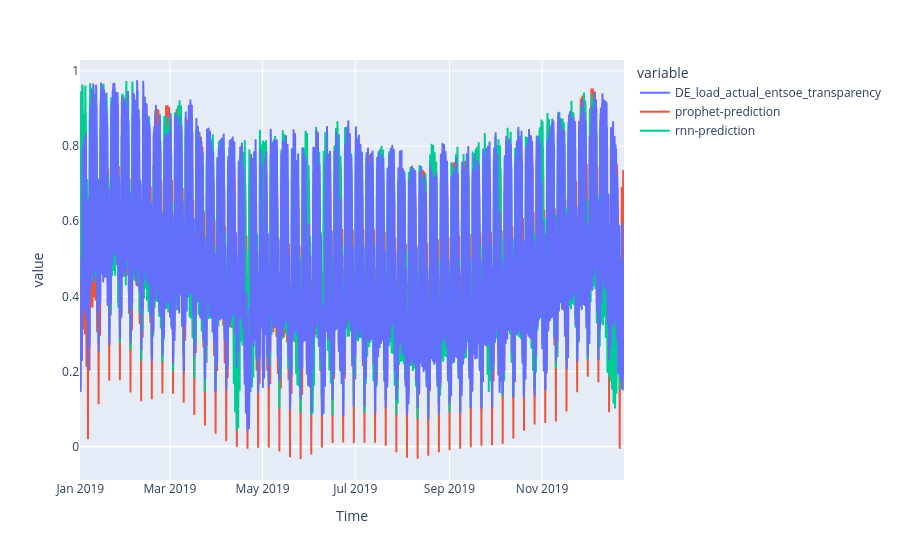

Notebook code for this chart:
### Code cell
import plotly.express as px
import plotly.graph_objects as go

fig = px.line(df_val[target].iloc[:NUM_PRED])
fig.add_trace(
    go.Scatter(
        x=df_val[target].iloc[:NUM_PRED].index,
        y=prophet_prediction["yhat"],
        mode="lines",
        line={"color": "#EF553B"},
        name="prophet-prediction",
    )
)
fig.add_trace(
    go.Scatter(
        x=df_val[target].iloc[:NUM_PRED].index,
        y=opsd_recurrent[PAR["forecast_horizon"] : NUM_PRED + PAR["forecast_horizon"]],
        mode="lines",
        name="rnn-prediction",
    )
)

fig.show()

### Figure 1 — Plotly figure (JSON) as saved in the notebook; plotly's stock layout.template omitted (floating-point values rounded to 4 significant figures; data arrays with more than 128 entries replaced by an {"elided": "..."} marker saying what was removed)
{"data": [{"hovertemplate": "variable=DE_load_actual_entsoe_transparency<br>Time=%{x}<br>value=%{y}<extra></extra>", "legendgroup": "DE_load_actual_entsoe_transparency", "line": {"color": "#636efa", "dash": "solid"}, "mode": "lines", "name": "DE_load_actual_entsoe_transparency", "showlegend": true, "type": "scattergl", "x": {"elided": "8595 str values"}, "xaxis": "x", "y": {"elided": "8595 float values"}, "yaxis": "y"}, {"line": {"color": "#EF553B"}, "mode": "lines", "name": "prophet-prediction", "type": "scatter", "x": {"elided": "8595 str values"}, "y": {"elided": "8619 float values"}}, {"mode": "lines", "name": "rnn-prediction", "type": "scatter", "x": {"elided": "8595 str values"}, "y": {"elided": "8592 float values"}}], "layout": {"legend": {"title": {"text": "variable"}, "tracegroupgap": 0}, "margin": {"t": 60}, "xaxis": {"anchor": "y", "domain": [0, 1], "title": {"text": "Time"}}, "yaxis": {"anchor": "x", "domain": [0, 1], "title": {"text": "value"}}}}
